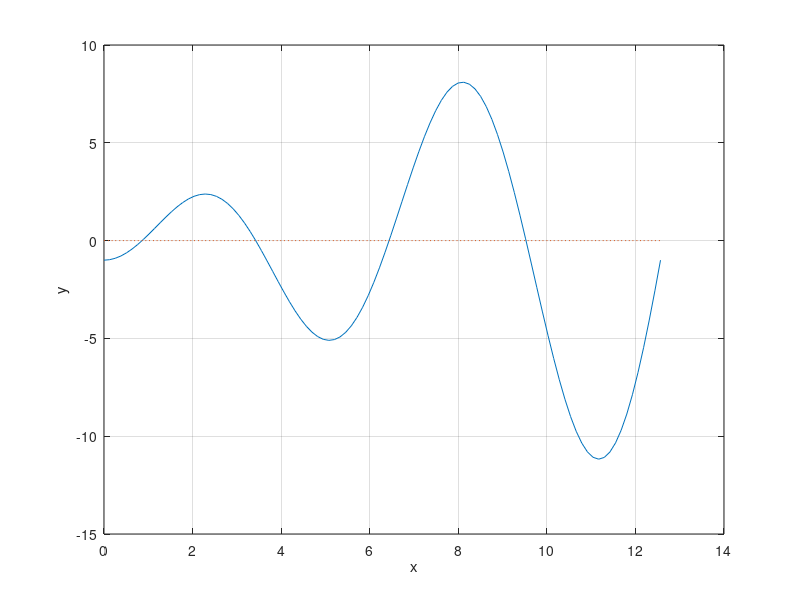

Here is the MATLAB script that generated this plot: (Note: this script raises an error after producing the figure.)
a=0; b=4*pi; m=100;
x=linspace(a,b,m);
f='x.*sin(x)-cos(x)';
plot(x,eval(f),x,0*x,':');
grid on
xlabel('x');
ylabel('y');
z=ginput(1);
[zr,fr]=fzero(f,z(1));
hold on
plot(zr,fr,'r*',z(1), z(2),'g*');
hold off